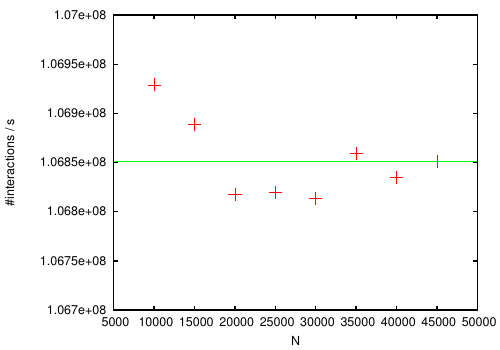

Here is the gnuplot script that generated this plot:
set term post eps enhanced color solid linewidth 2.0 font "Helvetica,18"
set output "nbody_cpu.eps"

set samples 1000
set encoding iso_8859_1

set xlabel "N"
set ylabel "#interactions / s"

#set logscale y

f(x) = a

fit f(x) "nbody_cpu5.txt" u 1:2 via a

set pointsize 3
plot [5000:50000] [1.067e8:1.07e8] "nbody_cpu5.txt" u 1:2 notitle w points, f(x) notitle

set output
